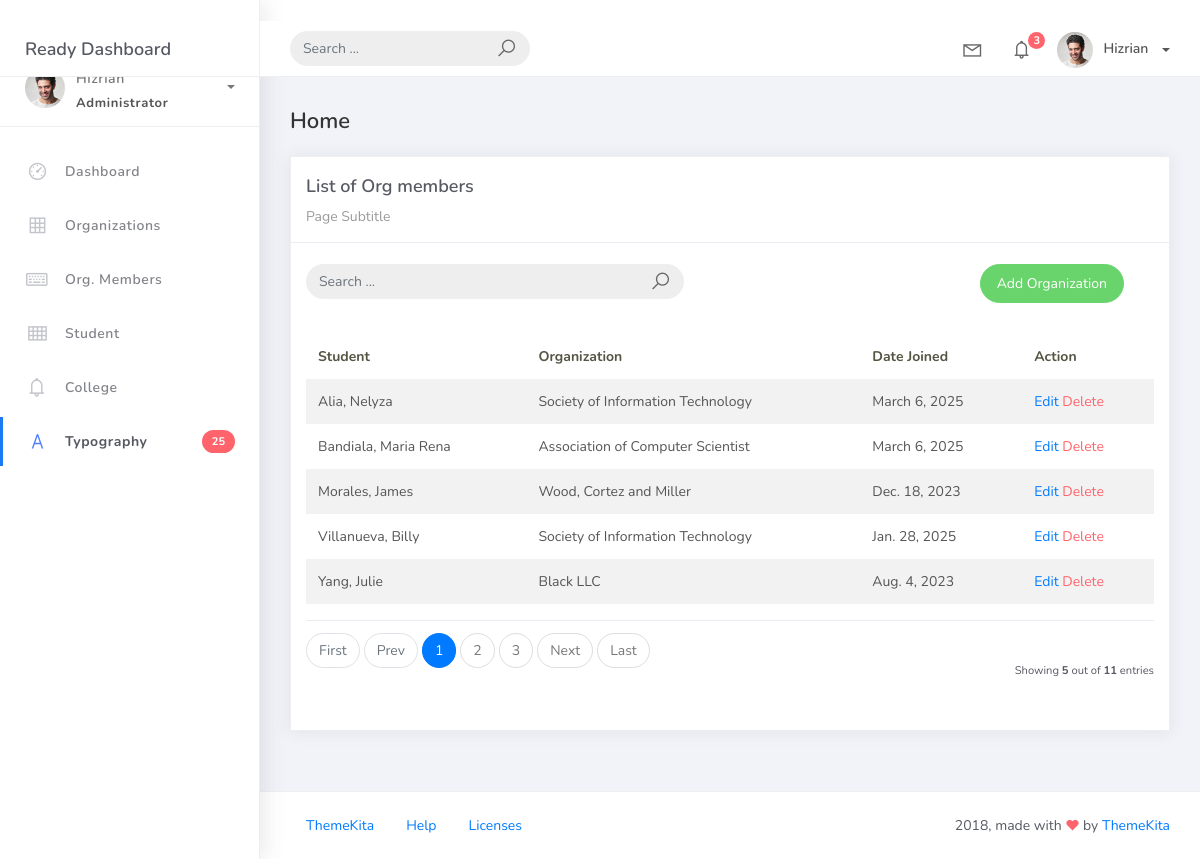
Before: /orgmember_list/ with the older database file.
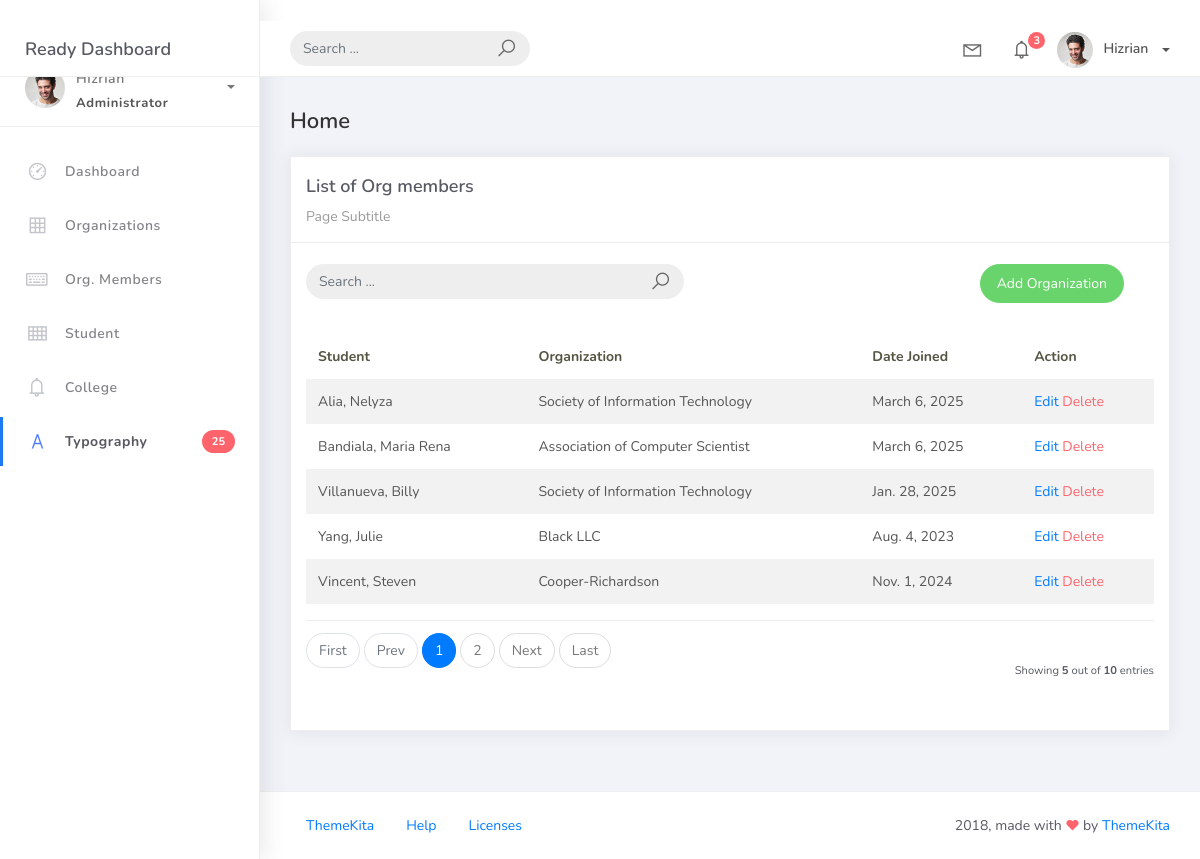
After: the same page with the newer database file.
### studentorg/models.py (models this page shows)
class BaseModel(models.Model):
    created_at = models.DateTimeField(auto_now_add=True, db_index=True)
    updated_at = models.DateTimeField(auto_now=True)
    class Meta:
        abstract = True

class OrgMember(BaseModel):
    student = models.ForeignKey(Student, on_delete=models.CASCADE)
    organization = models.ForeignKey(Organization, on_delete=models.CASCADE)
    date_joined = models.DateField()

class Student(BaseModel):
    student_id = models.CharField(max_length=15)
    lastname = models.CharField(max_length=25)
    firstname = models.CharField(max_length=25)
    middlename = models.CharField(max_length=25, blank=True, null=True)
    program = models.ForeignKey(Program, on_delete=models.CASCADE)
    def __str__(self):
        return f"{self.lastname}, {self.firstname}"

class Organization(BaseModel):
    name = models.CharField(max_length=250)
    college = models.ForeignKey(College, null=True, blank=True, on_delete=models.CASCADE)
    description = models.CharField(max_length=500)
    def __str__(self):
        return self.name

### studentorg/views.py (the view)
# urls.py: path('orgmember_list/', OrgMemberListView.as_view(), name='orgmember-list'),
class OrgMemberListView(ListView):
    model = OrgMember
    context_object_name = 'orgmember'
    template_name = 'orgmember_list.html'
    paginate_by = 5
    def get_queryset(self, *args, **kwargs):
        qs = super().get_queryset(*args, **kwargs)
        query = self.request.GET.get('q')
        if query:
            qs = qs.filter(
                Q(student__lastname__icontains=query) |  # Look for student's lastname
                Q(student__firstname__icontains=query) |  # Look for student's firstname
                Q(organization__name__icontains=query)  # Look for organization's name
            )
        return qs

### templates/orgmember_list.html (shortened to what this page needs)
{% extends 'base.html' %} {% load static %} {% block content %}
<div class="content">
  <div class="container-fluid">
    <h4 class="page-title">Home</h4>
     <div class="row">
      <div class="col-md-12">
        <div class="card">
         <div class="card-header">
           <div class="card-title">List of Org members</div>
           <div class="card-category">Page Subtitle</div>
        </div>
        <div class="col-md-12 row">
        <div class="col-md-6">
        <form class="navbar-left navbar-form nav-search mr-md-3" action="{% url 'orgmember-list'%}">
            <div class="input-group">
                <input type="text" placeholder="Search ..." class="form-control" name="q" />
                <div class="input-group-append">
                <span class="input-group-text">
                    <i class="la la-search search-icon"></i>
                </span>
                </div>
            </div>
        </form>
        </div>
        <div class="col-md-6">
        <div class="pull-right"> <a href="{% url 'orgmember-add' %}" class="btn btn-success btn-rounded">Add Organization</a></div>
        </div>
        </div>
        <div class="card-body">
        <table class="table table-striped mt-3">
        <thead>
            <tr>
              <th scope="col">Student</th>
              <th scope="col">Organization</th>
              <th scope="col">Date Joined</th>
              <th scope="col">Action</th>
            </tr>
            </thead>
            <tbody>
              {% for object in object_list %}
              <tr>
                <td>{{ object.student}}</td>
                <td>{{ object.organization }}</td>
                <td>{{ object.date_joined }}</td>
                <td>
                  <a href="{% url 'orgmember-update' object.id %}">Edit</a>
                  <a href="{% url 'orgmember-delete' object.id %}" class="text-danger">Delete</a>
              </td>
              {% empty%}
              <tr>
                <td colspan="4" style="text-align: center">
                <p class="text-sm font-weight-bold mb-0">No Records Found.</p>
                </td>
            </tr>
              {% endfor %}
              </tbody>
            </table>
            {% include 'includes/pagination.html' %}
           </div>
          </div>
        </div>
      </div>
    </div>
</div>
{% endblock %}

Changed rows visible on the page:
removed OrgMember: student "Morales, James", organization "Wood, Cortez and Miller", date_joined "Dec. 18, 2023"
now on this page (row unchanged): OrgMember: student "Vincent, Steven", organization "Cooper-Richardson", date_joined "Nov. 1, 2024"
Other visible differences:
{{ paginator.count }}: "11" → "10"
list line gone: "3"
